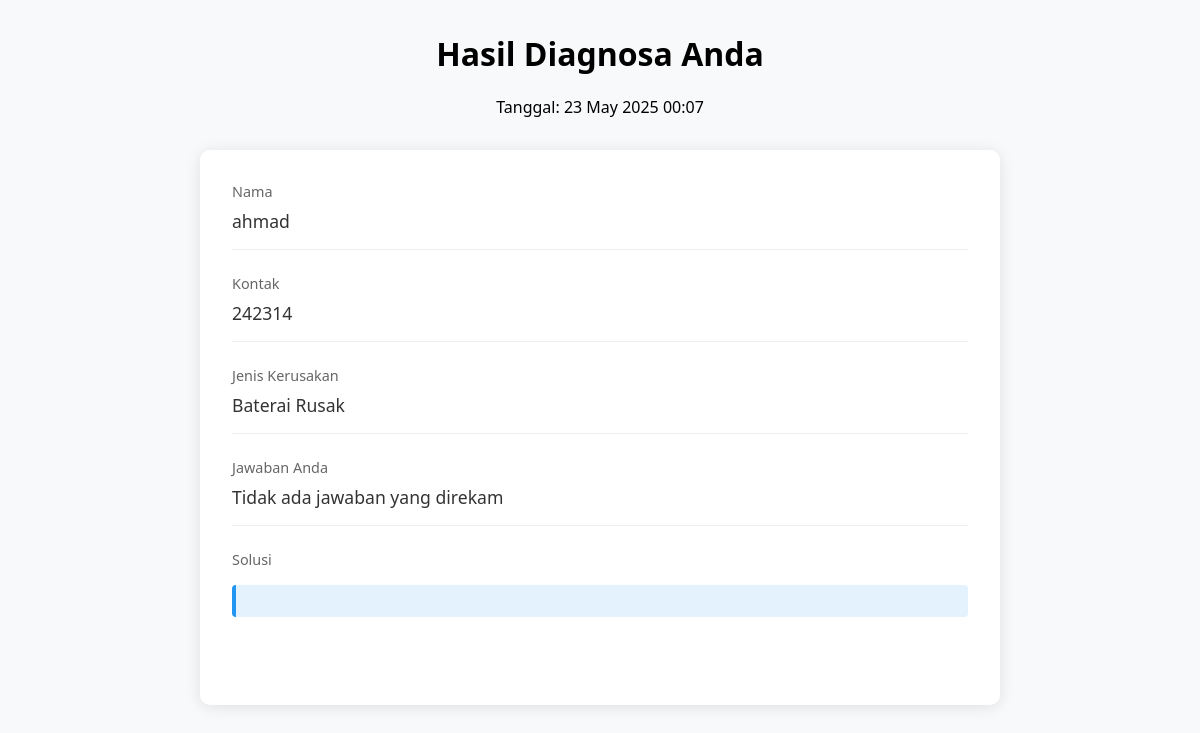
/view_hasil.php?id=4, run on the app's committed database.
### tables this page shows
CREATE TABLE `hasil_diagnosa` (
  `id` int(11) NOT NULL,
  `nama_user` varchar(100) NOT NULL,
  `kontak` varchar(20) NOT NULL,
  `id_kerusakan` varchar(11) NOT NULL,
  `jawaban` text NOT NULL,
  `solusi` text NOT NULL,
  `tanggal` datetime DEFAULT current_timestamp()
);

CREATE TABLE `kerusakan` (
  `id` varchar(11) NOT NULL,
  `nama_kerusakan` varchar(100) NOT NULL
);

### view_hasil.php (the view, shortened to what this page needs)
<?php
$db_host = 'localhost';
$db_user = 'root';
$db_pass = '';
$db_name = 'sepedalistrik';
try {
    $db = new PDO("mysql:host=$db_host;dbname=$db_name;charset=utf8", $db_user, $db_pass);
    $db->setAttribute(PDO::ATTR_ERRMODE, PDO::ERRMODE_EXCEPTION);
} catch(PDOException $e) {
    die("Koneksi database gagal: " . $e->getMessage());
}
$result = [];
if(isset($_GET['id'])) {
    try {
        $stmt = $db->prepare("
            SELECT h.*, k.nama_kerusakan
            FROM hasil_diagnosa h
            JOIN kerusakan k ON h.id_kerusakan = k.id
            WHERE h.id = :id
        ");
        $stmt->execute([':id' => $_GET['id']]);
        $result = $stmt->fetch(PDO::FETCH_ASSOC);
    } catch(PDOException $e) {
        die("Error mengambil data: " . $e->getMessage());
    }
}
$tanggal = date('d F Y H:i', strtotime($result['tanggal']));
?>
<!DOCTYPE html>
<html lang="id">
<head>
</head>
<body>
    <div class="header">
        <h1>Hasil Diagnosa Anda</h1>
        <p>Tanggal: <?= $tanggal ?></p>
    </div>
    <div class="result-container">
        <div class="result-item">
            <div class="result-label">Nama</div>
            <div class="result-value"><?= htmlspecialchars($result['nama_user']) ?></div>
        </div>
        <div class="result-item">
            <div class="result-label">Kontak</div>
            <div class="result-value"><?= htmlspecialchars($result['kontak']) ?></div>
        </div>
        <div class="result-item">
            <div class="result-label">Jenis Kerusakan</div>
            <div class="result-value"><?= htmlspecialchars($result['nama_kerusakan']) ?></div>
        </div>
        <div class="result-item">
            <div class="result-label">Jawaban Anda</div>
            <div class="result-value">
                <?php
                $answers = json_decode($result['jawaban'], true);
                if (!empty($answers) && is_array($answers)) {
                    $stmt = $db->prepare("SELECT id, teks_pertanyaan FROM pertanyaan
                                        WHERE id_kerusakan = :id_kerusakan");
                    $stmt->execute([':id_kerusakan' => $result['id_kerusakan']]);
                    $questions = $stmt->fetchAll(PDO::FETCH_KEY_PAIR);
                    foreach($answers as $q_id => $answer) {
                        $question_text = $questions[$q_id] ?? "Pertanyaan $q_id";
                        echo '<div class="answer-item">';
                        echo '<div><strong>' . htmlspecialchars($question_text) . '</strong></div>';
                        echo '<div>Jawaban: <strong>' . htmlspecialchars($answer) . '</strong></div>';
                        echo '</div>';
                    }
                } else {
                    echo '<div>Tidak ada jawaban yang direkam</div>';
                }
                ?>
            </div>
        </div>
        <div class="result-item">
            <div class="result-label">Solusi</div>
            <div class="solution-box">
            </div>
        </div>
    </div>
</body>
</html>

### view_hasil.php (style rules this page uses)
body { font-family: 'Segoe UI', Tahoma, Geneva, Verdana, sans-serif; max-width: 800px; margin: 2rem auto; padding: 0 20px; background-color: #f8f9fa; }
.header { text-align: center; margin-bottom: 2rem; }
.result-container { background: white; border-radius: 10px; box-shadow: 0 2px 15px rgba(0,0,0,0.1); padding: 2rem; }
.result-item { margin-bottom: 1.5rem; padding-bottom: 1rem; border-bottom: 1px solid #eee; }
.result-item:last-child { border-bottom: none; }
.result-label { color: #666; font-size: 0.9rem; margin-bottom: 0.5rem; }
.result-value { font-size: 1.1rem; color: #333; }
.solution-box { background: #e3f2fd; border-left: 4px solid #2196F3; padding: 1rem; margin: 1rem 0; border-radius: 4px; }

### data on the page
hasil_diagnosa: tanggal "23 May 2025 00:07", nama_user "ahmad", kontak "242314", id_kerusakan.nama_kerusakan "Baterai Rusak"
